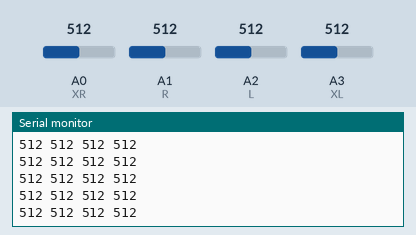
This sketch was run on a simulated Arduino Uno, built with avr-gcc and run on an emulated ATmega328P. Shown: the last lines printed to the serial monitor. Inputs (shaded band) come from the test bench; at power-on: A1 (R) = 512, A0 (XR) = 512, A2 (L) = 512, A3 (XL) = 512.

Above: at 4.2 s.
4.3 s: A1 (R) set to 104
At 5.1 s:
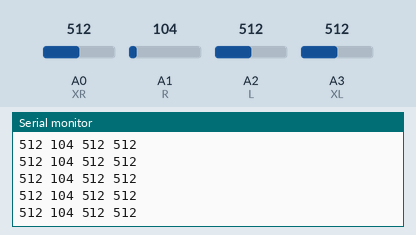
5.8 s: A1 (R) set to 89
At 6.3 s:
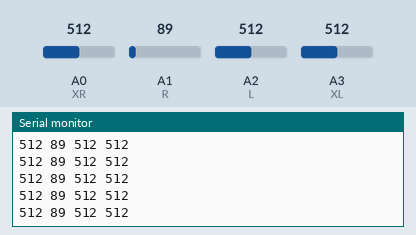
8.8 s: A0 (XR) set to 109
At 9.6 s:
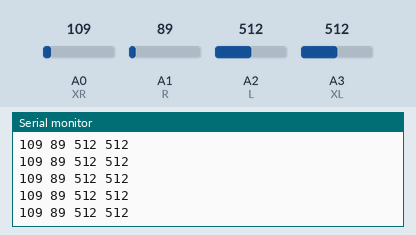
10.3 s: A0 (XR) set to 90
At 11.3 s:
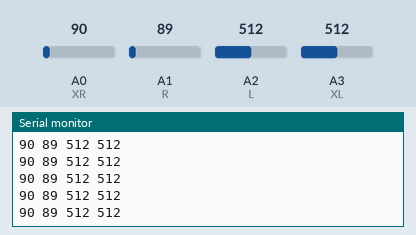
11.8 s: A2 (L) set to 109
At 12.5 s:
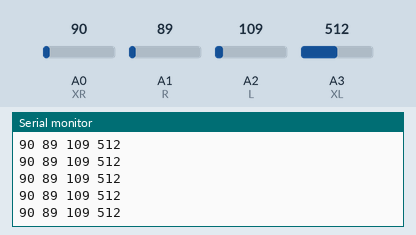
14.8 s: A2 (L) set to 91
At 15.6 s:
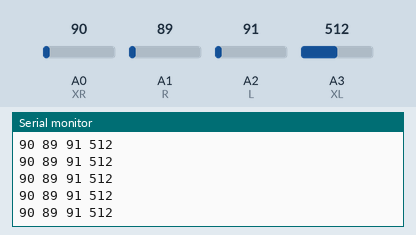
Timing chart, 0 to 17.3 s (numbered marks = the images above; inputs shaded):
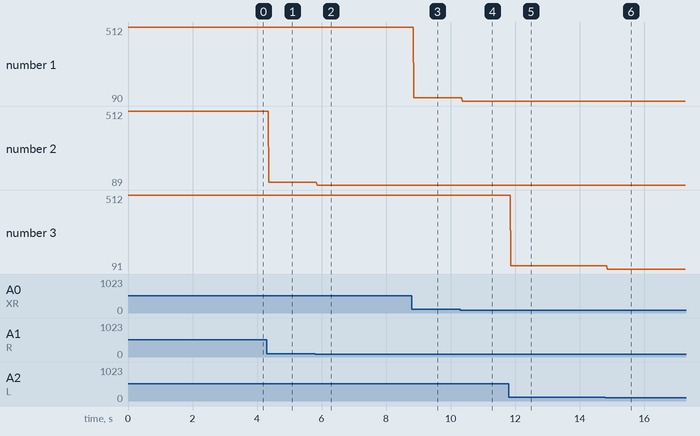

Measured:
- after the input at 4.3 s, the serial monitor: prints a new line after 0.06 s (image 1)
- after the input at 5.8 s, the serial monitor: prints a new line after 0.06 s (image 2)
- after the input at 8.8 s, the serial monitor: prints a new line after 0.07 s (image 3)
- after the input at 10.3 s, the serial monitor: prints a new line after 0.07 s (image 4)
- after the input at 11.8 s, the serial monitor: prints a new line after 0.07 s (image 5)
- after the input at 14.8 s, the serial monitor: prints a new line after 0.06 s (image 6)
- plotted number 1: 512 → 109 after the input at 8.8 s, 109 → 90 after the input at 10.3 s
- plotted number 2: 512 → 104 after the input at 4.3 s, 104 → 89 after the input at 5.8 s

The sketch:

IR_test.ino
```cpp
#define XR A0
#define R A1
#define L A2
#define XL A3

void setup()
{
Serial.begin(9600);
//pinMode(2,OUTPUT);
//digitalWrite(2,HIGH);
}
void loop(){

Serial.print(analogRead(XR));
Serial.print(" ");
Serial.print(analogRead(R));
Serial.print(" ");
Serial.print(analogRead(L));
Serial.print(" ");
Serial.print(analogRead(XL));
Serial.print(" ");
Serial.println("");
delay(10);
}
```
